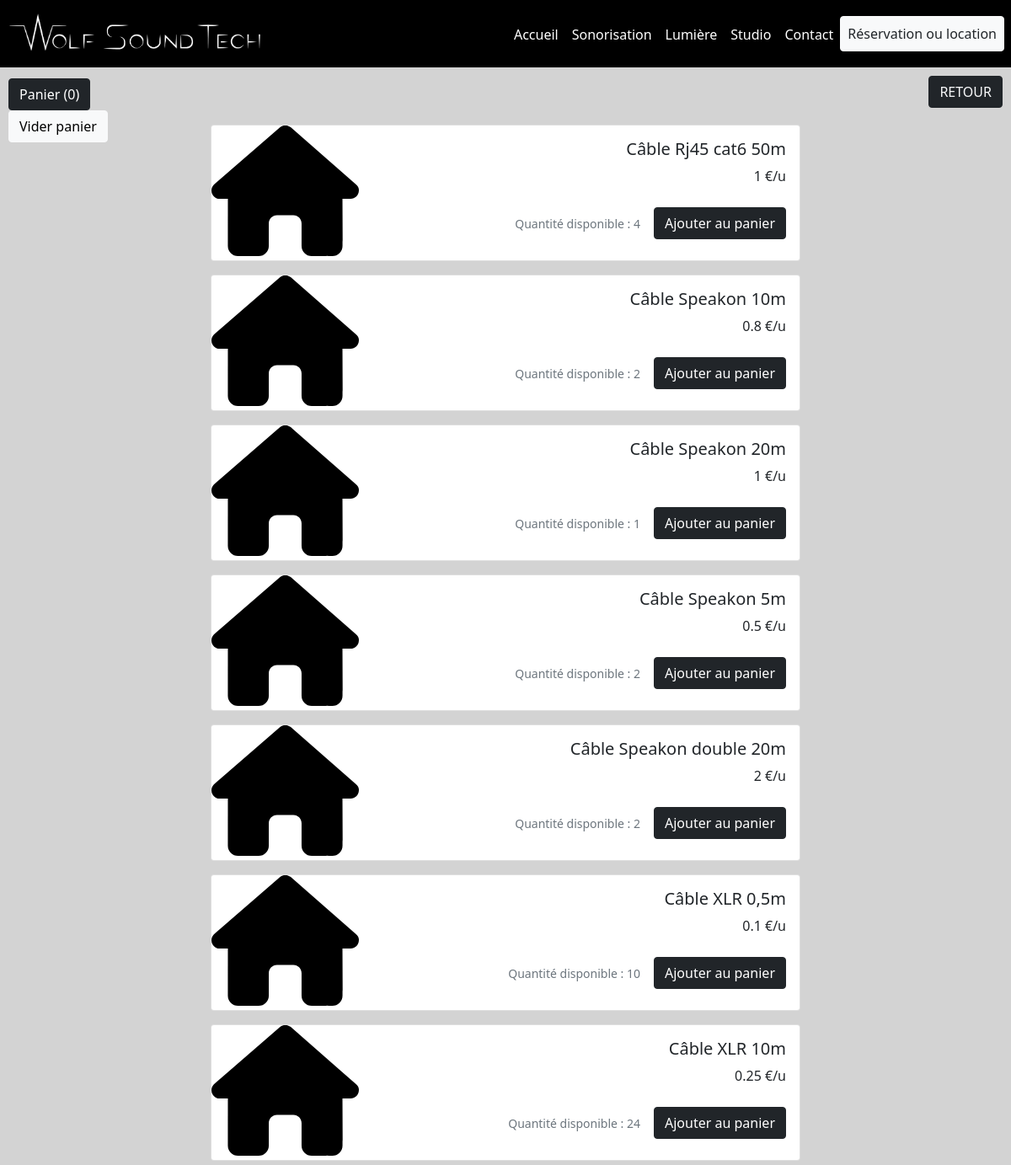
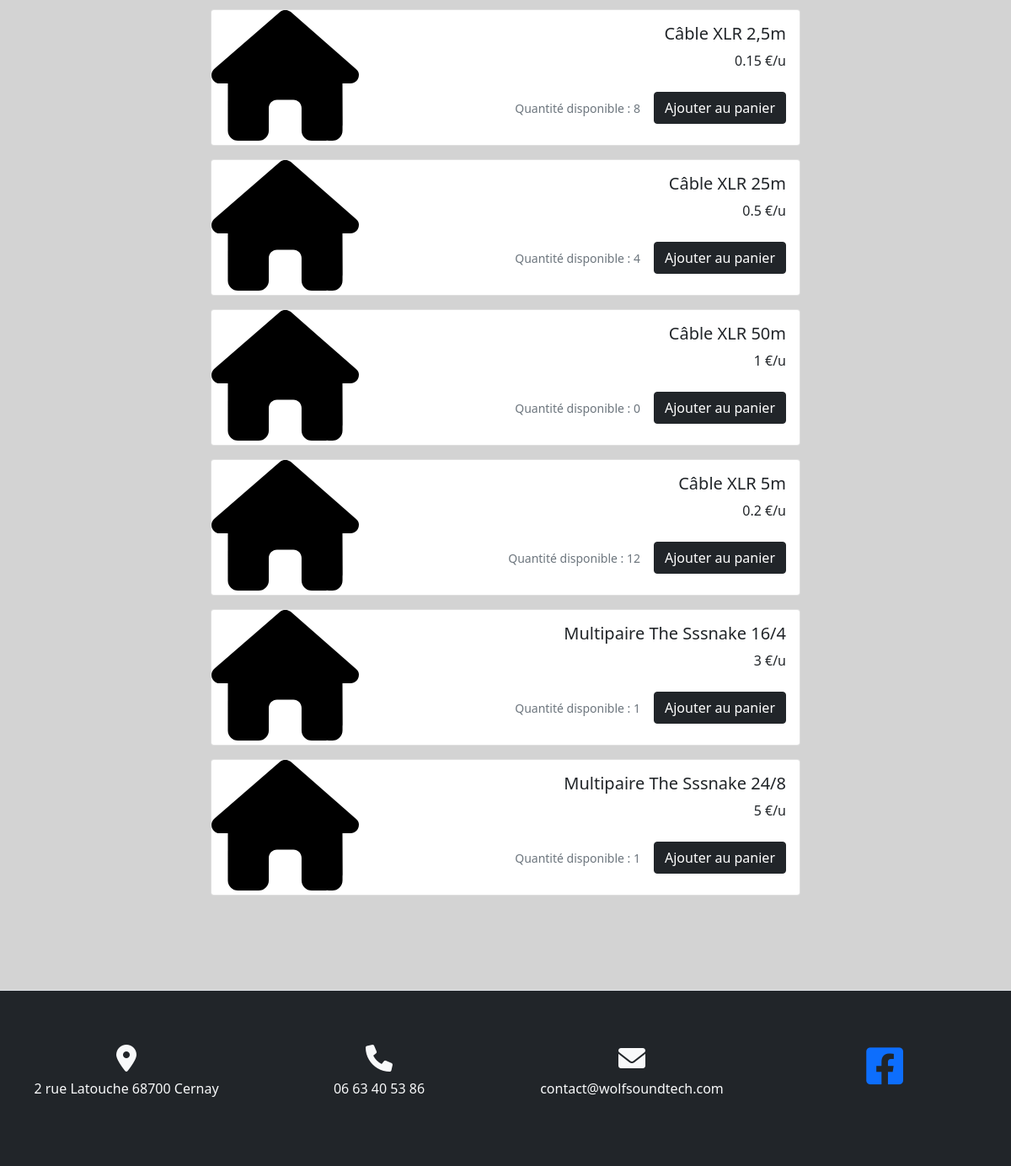
The page /index2.php?page=cblson on the database its author committed (2 pictures, top to bottom).
### tables this page shows
CREATE TABLE `produit` (
  `ref` varchar(50) NOT NULL,
  `libellePrd` varchar(200) NOT NULL,
  `descriptionPrd` text NOT NULL,
  `imgPrd` text NOT NULL,
  `prix` float NOT NULL,
  `qte` int NOT NULL,
  `catID` int NOT NULL,
  `sousCatID` int DEFAULT NULL,
  `created_at` datetime DEFAULT NULL,
  `updated_at` datetime DEFAULT NULL,
  `deleted_at` datetime DEFAULT NULL
);

### classes/produits.php (called while the page is built, shortened)
<?php function afficherPrdC2SC1()
{
    if(require("config/connexion.php"))
    {
        $req=$access->prepare("SELECT libellePrd, descriptionPrd, imgPrd, prix, qte FROM produit WHERE sousCatID=4 ORDER BY libellePrd");
        $req->execute();
        $data = $req->fetchAll(PDO::FETCH_OBJ);
        return $data;
    }
} ?>

### rub/cblson.php (the view)
<?php
require("classes/produits.php");
  $CblSon=afficherPrdC2SC1();
?>
<div class="container-fluid">
<a href="index2.php?page=cbl" class="btn btn-dark text-decoration-none text-light" style="position: absolute;top: 90px;right: 10px; z-index : 1;">RETOUR</a>
<div class="row m-auto">
<div class="col-12 mb-5 mt-5 pb-5">
<?php foreach($CblSon as $cblson) { ?>
    <div class="card mb-3 m-auto" style="max-width: 700px">
        <div class="row g-0">
            <div class="col-md-3">
                    <img src="<?= $cblson->imgPrd?>" class="card-img img-fluid d-none d-md-block" alt="<?= $cblson->libellePrd ?>">
                </div>
                <div class="col-md-9">
             <div class="card-body text-end">
                <h5 class="card-title"><?= $cblson->libellePrd?></h5>
                <p class="card-text"><?= $cblson->prix.' €/u'?></p>
               <span class="d-flex justify-content-end align-items-center"> <p class="card-text pt-3"><small class="text-muted mx-3"><?= 'Quantité disponible : '.$cblson->qte?></small></p><button class="add-to-cart btn btn-dark"
               data-name=<?= $cblson->libellePrd?>
               data-price=<?= $cblson->prix
               ?>
                   >Ajouter au panier
                </button></span>
             </div>
            </div>
        </div>
    </div>
    <?php } ?>
</div>
</div>
</div>

### css/style.css (style rules this page uses)
body { margin-top: 100px; }
.card { margin-bottom: 20px; }

### rows shown on the page
produit: imgPrd (picture), libellePrd "Câble Rj45 cat6 50m", prix "1", qte "4"
produit: imgPrd (picture), libellePrd "Câble Speakon 10m", prix "0.8", qte "2"
produit: imgPrd (picture), libellePrd "Câble Speakon 20m", prix "1", qte "1"
produit: imgPrd (picture), libellePrd "Câble Speakon 5m", prix "0.5", qte "2"
produit: imgPrd (picture), libellePrd "Câble Speakon double 20m", prix "2", qte "2"
produit: imgPrd (picture), libellePrd "Câble XLR 0,5m", prix "0.1", qte "10"
produit: imgPrd (picture), libellePrd "Câble XLR 10m", prix "0.25", qte "24"
produit: imgPrd (picture), libellePrd "Câble XLR 2,5m", prix "0.15", qte "8"
produit: imgPrd (picture), libellePrd "Câble XLR 25m", prix "0.5", qte "4"
produit: imgPrd (picture), libellePrd "Câble XLR 50m", prix "1", qte "0"
produit: imgPrd (picture), libellePrd "Câble XLR 5m", prix "0.2", qte "12"
produit: imgPrd (picture), libellePrd "Multipaire The Sssnake 16/4", prix "3", qte "1"
produit: imgPrd (picture), libellePrd "Multipaire The Sssnake 24/8", prix "5", qte "1"
